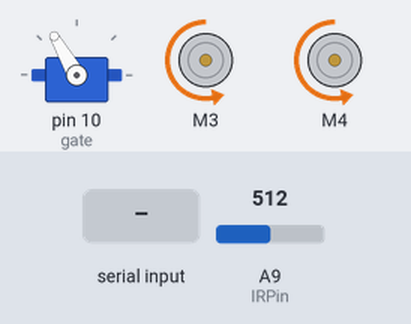
This sketch was run on a simulated Arduino Mega 2560, built with avr-gcc and run on an emulated ATmega2560. Parts: servo, 2 × DC motor (green arrow = forward, orange = backward, longer = faster). The inputs (shaded band) are chosen by the test bench; at power-on: A9 (IRPin) = 512. What the sketch prints to the serial monitor is not drawn.

Above: at 1.7 s.
1.8 s: byte 253 (253) received over Serial
At 3.6 s:
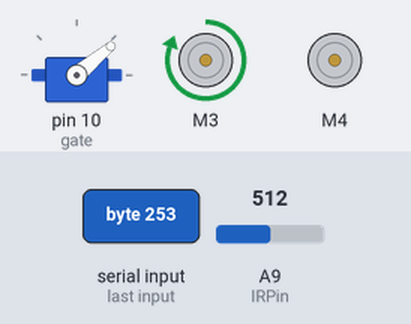
At 12.6 s:
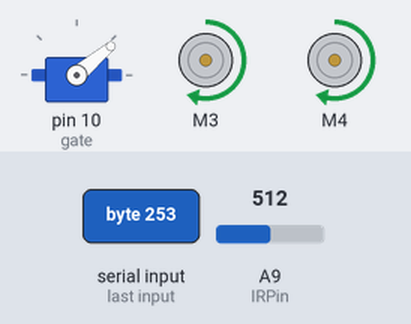
Timing chart, 0 to 18.3 s (numbered marks = the images above; inputs shaded):
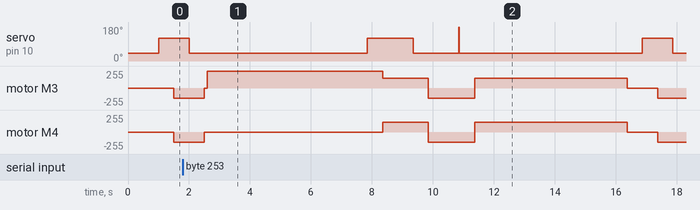

The sketch:

serial_driving_v3.ino
```cpp
#include <Wire.h>
#include <Adafruit_MotorShield.h>
#include <Servo.h>

// Create the motor shield object with the default I2C address
Adafruit_MotorShield AFMS = Adafruit_MotorShield();

// Select which 'port' M1, M2, rightMotor or leftMotor. In this case, rightMotor and leftMotor
Adafruit_DCMotor *rightMotor = AFMS.getMotor(3);
Adafruit_DCMotor *leftMotor = AFMS.getMotor(4);

// Initialise servo
Servo gate;

// Initialise sensor variables
int IRPin = A9;
int HallPin = A0;
int IRValue = 0;
int HallValue = 0;

const int crit = 100;

void setup() {
  Serial.begin(9600);                       // set up Serial library at 9600 bps
  gate.attach(10);                          // Attach servo to board
  close_gate();
  AFMS.begin();                             // Create with the default frequency 1.6KHz

  /* Set the speed to start, from 0 (off) to 255 (max speed)*/
  drive(150,150);
  halt();
  // turn on motor
  rightMotor->run(RELEASE);
  leftMotor->run(RELEASE);
}

void loop() {
  int val;

  if(Serial.available() > 0){
    delay(100);
    val = Serial.read();
    driveLoop(val);
  }

  IRValue = analogRead(IRPin);
  //Serial.println(IRValue);
  if(IRValue > 300){
    //cell caught
    cellRoutine();
  }
}

void cellRoutine(){
  halt();
  delay(500);
  //true if dangerous
  if(hallSensorTest()){
    drive(150,150);
    delay(2000);
  }
  else{
    open_gate();
    drive(150,150);
    delay(500);
    close_gate();
  }
  halt();
  Serial.write(0);
}

boolean hallSensorTest(){
  return false;
  /*
  int value = 0;
  for(int i = 0; i < 5; i++){
    value += analogRead(sensorPinHall)-511;
  }
  return (value > 0);
  */
}

void drive(int speedL, int speedR){
    rightMotor->run(BACKWARD);
    leftMotor->run(BACKWARD);
    if (speedR < 0){
      speedR = abs(speedR);
      rightMotor->run(FORWARD);
    }
    if (speedL < 0){
      speedL = abs(speedL);
      leftMotor->run(FORWARD);
    }
    leftMotor->setSpeed(speedL);
    rightMotor->setSpeed(speedR);
}

void driveLoop(int val){

    if (val == crit){
      // Run straight if speed = crit
      drive(crit,crit);
    }

    else if (val == 255){
      // Sharp turn right
      drive(crit,-crit);
    }

    else if (val == 254){
      // Sharp turn left
      drive(-crit,crit);
    }

    //arrived at green zone => mechanism to release cells
    else if (val == 253){
      drive(0,-255);
      delay(5250);
      open_gate();
      drive(-150,-150);
      delay(1000);
      close_gate();
      drive(150,150);
      delay(1000);
      gate.write(180);
      delay(15);
      close_gate();
      drive(-150,-150);
      delay(5000);
      halt();
    }

    //go back and go right
    else if(val == 251){
      drive(-255,0);
      delay(5250);
    }

    //go back and go left
    else if(val == 250){
      drive(0,-255);
      delay(5250);
    }

    else if(val == 252){
      halt();
    }

    else{
      drive(val, 2*crit-val);
    }
}


void open_gate(){
  // Code to open gate
  gate.write(120);
  delay(500);
}

void close_gate(){
  // Code to close gate
  gate.write(40);
  delay(500);
}

void halt(){
  leftMotor->setSpeed(0);
  rightMotor->setSpeed(0);
}
```
